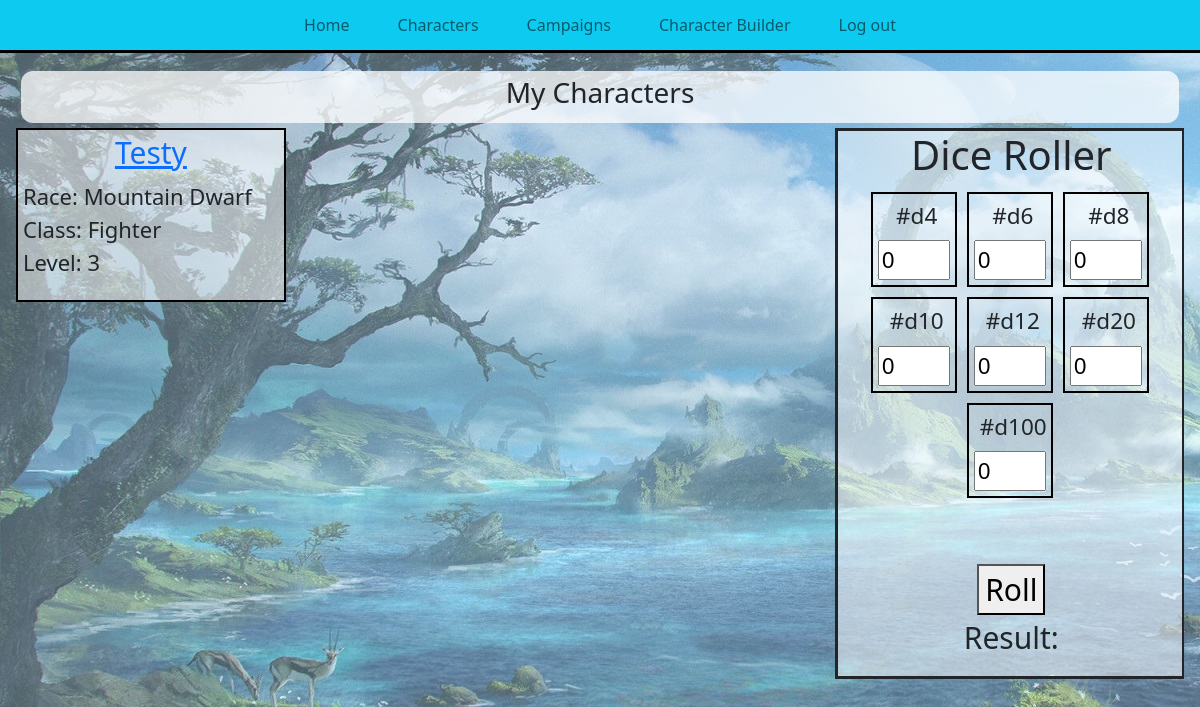
Page /view_char/User (signed in) on the earlier database version.
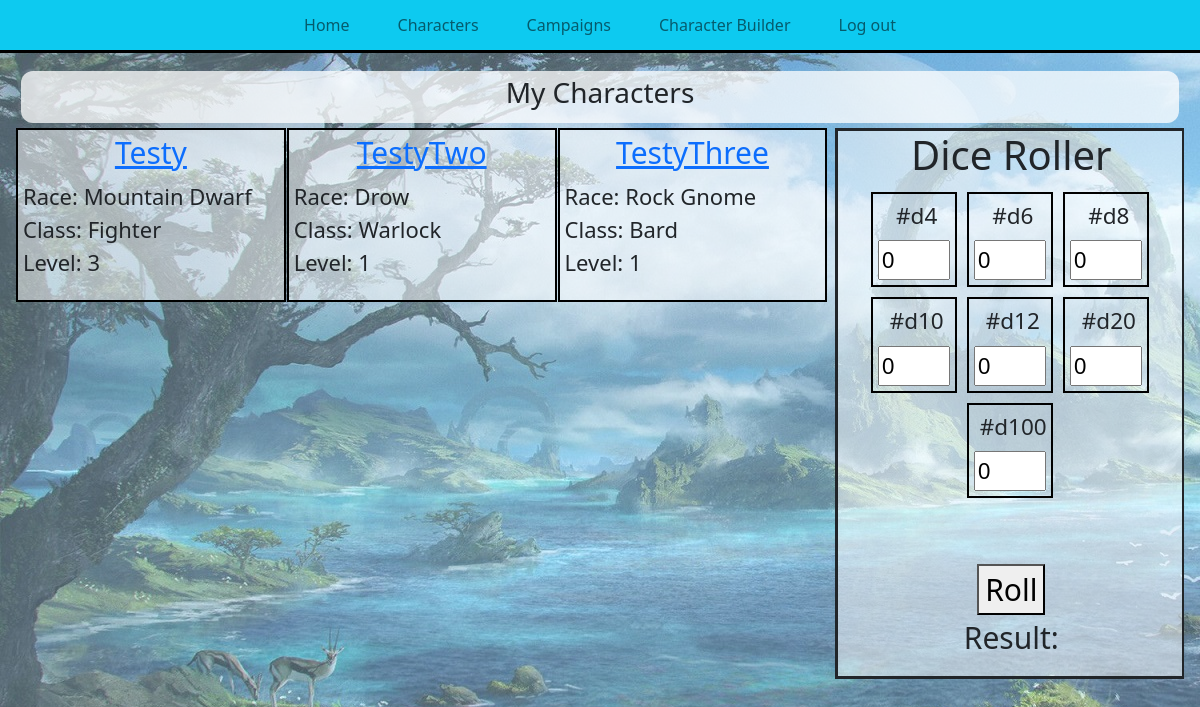
Same page on the later database version.
### tables this page shows
CREATE TABLE Characters(
	user_id int(100),
    char_id integer,
    char_name varchar(100),
    char_exp int(100),
    char_race_id int(100),
    char_class_id int(100),
    char_background_id int(100),
    char_alignment_id int(100),
	char_bonds text(50000),
    char_personality text(50000),
    char_ideal text(50000),
    speed int(100),
    size varchar(50),
    char_lvl int(100),
    pk_subrace int(100),
    path_id int(100), strength, dexterity, constitution, intelegence, wisdom, charisma, hp, total_hp,
	FOREIGN KEY (char_background_id) REFERENCES Backgrounds(background_id),
    FOREIGN KEY (pk_subrace) REFERENCES Subraces(pk_subrace),
	FOREIGN KEY (char_class_id) REFERENCES classes(class_id),
    FOREIGN KEY (char_race_id) REFERENCES races(race_id),
    FOREIGN KEY (path_id) REFERENCES Paths(path_id),
    primary key(char_id AUTOINCREMENT)
);

CREATE TABLE Subraces(
	pk_subrace integer,
    subrace_id int(100),
    subrace_name varchar(50),
	subrace_description text(10000),
    race_id int(100),
    FOREIGN KEY (race_id) REFERENCES Races(race_id),
    unique (subrace_id,race_id),
    primary key (pk_subrace AUTOINCREMENT)
);

CREATE TABLE Classes(
	class_id integer,
    class_name varchar(50),
	hit_die int(30),
    class_description text(50000),
    primary key (class_id AUTOINCREMENT)
);

### views.py (the view)
def view_characters(username):
    db = current_app.config["db"]
    characters = db.get_user_characters(username)
    return render_template("view_characters.html", characters=characters)

### server.py (called while the page is built)
@lm.user_loader
def load_user(user_id):
    return get_user(user_id)

### user.py (called while the page is built)
def get_user(user_id):
    password = current_app.config["PASSWORDS"].get(user_id)
    user = User(user_id, password) if password else None
    if user is not None:
        user.is_admin = user.username in current_app.config["ADMIN_USERS"]
    return user

    @property
    def is_active(self):
        return self.active

### templates/view_characters.html (shortened to what this page needs)
{% extends "layout.html" %}
{% block content %}
<header style="background-color: #ffffffc0; border-radius: 12px; padding: 5px; margin: 5px; display: flex;
  justify-content: center;"><h3>My Characters</h3></header>
<div class="grid-container">
    <div class="character-container">
        {% if characters %}
            {% for char_id, user_char in characters %}
            <div class="grid-item" id="Content">
                <div class="characterbox" style="background-color: rgba(255,255,255,.5);">
                    <a href="{{url_for('characterpage', char_name=user_char.char_name) }}">{{user_char.char_name}}</a><br>
                    <p>Race: {{user_char.subrace_name}}<br>Class: {{user_char.class_name}}<br>Level: {{user_char.char_lvl}}<br></p>
                </div>
            </div>
            {% endfor %}
        {% endif %}
    </div>
    {% include "diceroller.html" %}
</div>
{% endblock %}

### templates/layout.html (shortened to what this page needs)
<!DOCTYPE html>
<!DOCTYPE html>
<html lang="en">
  <head>
      <link rel="stylesheet" href="{{ url_for('static', filename='project.css') }}"/>
      <link rel="stylesheet"
            href="https://cdn.jsdelivr.net/npm/bootstrap@4.3.1/dist/css/bootstrap.min.css"
>
      <link rel="stylesheet"
            href="https://cdnjs.cloudflare.com/ajax/libs/malihu-custom-scrollbar-plugin/3.1.5/jquery.mCustomScrollbar.min.css">
<link href="../static/bootstrap.min.css" rel="stylesheet">
<link rel="stylesheet"
            href="https://cdnjs.cloudflare.com/ajax/libs/malihu-custom-scrollbar-plugin/3.1.5/jquery.mCustomScrollbar.min.css">
    <link rel="stylesheet" href="../static/statscoresetc.css">
  </head>
<body style="
    background-image: url('../static/background3.jpg');
    height: 100vh;
       background-attachment: fixed;">
    <nav class="navbar sticky-top navbar-expand-lg navbar-light bg-info">
        <div class="container-fluid">
            <div class="collapse navbar-collapse" id="navbarSupportedContent">
                <ul class="navbar-nav mx-auto mb-2 mb-lg-0">
                    <li class="nav-item px-3">
                        <a class="nav-link" href="{{ url_for('login_page') }}">Home</a>
                    </li>
                    {% if current_user.is_authenticated %}
                    <li class="nav-item px-3">
                        <a class="nav-link" href="{{ url_for('view_characters', username = current_user.username) }}">Characters</a>
                    </li>
                    <li class="nav-item px-3">
                        <a class="nav-link" href="{{ url_for('view_campaigns', username = current_user.username) }}">Campaigns</a>
                    </li>
                    <li class="nav-item px-3">
                        <a class="nav-link" href="{{ url_for('character_builder', username = current_user.username)}}">Character Builder</a>
                    </li>
                    {% endif %}
                    <li class="nav-item px-3">
                        {% if not current_user.is_authenticated %}
                        <a class="nav-link" href="{{ url_for('login_page') }}">Login</a>
                        {% else %}
                        <a class="nav-link" href="{{ url_for('logout_page') }}">Log out</a>
                        {% endif %}
                    </li>
                </ul>
            </div>
        </div>
    </nav>
    <div class="pageContainer mx-auto p-3">
    {% block content %}{% endblock %}
    </div>
</body>
</html>

### templates/diceroller.html (shortened to what this page needs)
<div class="grid-item" id="dice-roller" style="background-color: rgba(255,255,255,.5);">
  <h1>Dice Roller </h1>
  <form id="diceform" class="form" action='/diceroller' method="POST" autocomplete="off">
    <div id="dice-container">
      <div id="die">
          <label for="d4">#d4</label>
          <input type="text" id="d4" name="d4" value="0">
      </div>
      <div id="die">
          <label for="d6">#d6</label>
          <input type="text" id="d6" name="d6" value="0">
      </div>
      <div id="die">
          <label for="d8">#d8</label>
          <input type="text" id="d8" name="d8" value="0">
      </div>
      <div id="die">
          <label for="d10">#d10</label>
          <input type="text" id="d10" name="d10" value="0">
      </div>
      <div id="die">
          <label for="d12">#d12</label>
          <input type="text" id="d12" name="d12" value="0">
      </div>
      <div id="die">
          <label for="d20">#d20</label>
          <input type="text" id="d20" name="d20" value="0">
      </div>
      <div id="die">
          <label for="d100">#d100</label>
          <input type="text" id="d100" name="d100" value="0">
      </div>
    </div>
      <p><br></p>
    <div class="result">
        <button class="roll" type="roll">Roll</button>
    </div>
  </form>
  <div class="result">
      <p>Result: </p><p id="roll"></p>
  </div>
</div>

### static/project.css (style rules this page uses)
body { background-color: #999999; color: white; text-align: center; }
h1 { text-align: center; font-size: 36px; }
.result { text-align: center; }

### static/navbar.css (style rules this page uses)
.navbar { width: 100%; display: flex; background-color: #f3f3f3; outline: 3px solid black; position: -webkit-sticky; position: sticky; top: 0; z-index: 9999; }
.navbar a { float: left; display: block; color: Black; padding: 5px 20px; text-decoration: none; text-align: center ; }

### static/test.css (style rules this page uses)
.grid-container { display: grid; grid-template-columns: 70% 30%; overflow: hidden; column-gap: 1px; }
.grid-item { font-size: 30px; text-align: center; max-width: 100%; }
#dice-roller { text-align: left; text-indent: 3px; border-style: solid; }
#dice-roller h1, h3 { text-align: center; }
#dice-container { display: flex; flex-wrap: wrap; overflow: hidden; justify-content: center; }
#die { font-size: .75em; margin: 5px; padding: 5px; text-align: center; justify-content: center; width: 25%; border: 2px solid black; overflow: hidden; }
#die input { box-sizing: border-box; width: 100% }
.character-container { display: grid; grid-template-columns: 33% 33% 33%; overflow: hidden; column-gap: 1px; }
.characterbox { font-size: 30px; text-align: center; border: 2px solid black; }
.characterbox p { font-size: 22px; text-align: left; padding: 5px; }

Differences in the rows shown:
added Characters: char_name "TestyTwo", char_lvl "1"
now on this page (row unchanged): Subraces: subrace_name "Drow"
now on this page (row unchanged): Classes: class_name "Warlock"
added Characters: char_name "TestyThree", char_lvl "1"
now on this page (row unchanged): Subraces: subrace_name "Rock Gnome"
now on this page (row unchanged): Classes: class_name "Bard"
Other differences:
new list line: "Race: Class: Level:"
